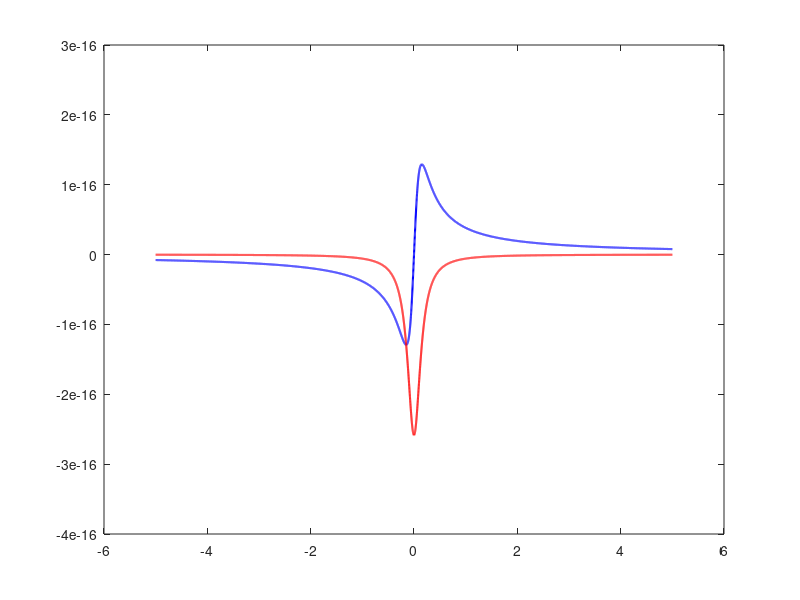

Here is the MATLAB script that generated this plot: (Note: this script raises an error after producing the figure.)
clear;
close all;
ax = gca;

% Parameters
mu41 = 15.68e-29;
hbar = 1.05e-34;
deltap = -5e13:0.001e13:5e13;
deltac = 0;
deltad = 0;
deltab = 0;
phi = 0;
omegac = 1.0e11;
omegap = 2.0e12;
omegad = 0e12;
omegab = 0e12;
g21 = 1.51e11;
g31 = 3.03e12;
g41 = 3.03e12;
k = 1.24e15;
c = 3e8; % Speed of light

% Complex detuning terms
X = (deltap-deltab+(1i/2).*g21);
Y = (deltap-deltad+(1i/2).*g31);
Z = (deltap+(1i/2).*g41);

% Numerator and Denominator terms
Dp = (X.*Z-abs(omegac).^2);
D = (X.*Y.*Z-Z.*abs(omegac).^2-X.*abs(omegad).^2-Y.*abs(omegab).^2+2*(omegac)*(omegad)*(omegab)*cos(phi));
D2 = (Y.*abs(omegab)-abs(omegac*omegad)*exp(1i*phi));
D3 = (X.*abs(omegad)-abs(omegac*omegab)*exp(-1i*phi));
A = ((2.*c.*k)./(omegap));
B = ((abs(Dp).^2+abs(D2).^2+abs(D3).^2)/abs(D).^2);

%chi1=((-A.*Dp)./D);
chi3 = ((A.*Dp)./D)*(abs(mu41).^2/((hbar).^2))*B;

% Plot
red = [0.98 0.52 0];
blue = [0.12 0.61 0.73];
plot(deltap./10.^13,real(chi3), 'blue', 'LineWidth', 1.5);
hold on;
plot(deltap./10.^13,imag(chi3), 'red', 'LineWidth', 1.5);

ax.XAxis.FontSize = 12;
ax.YAxis.FontSize = 12;
%xticks(-500:100:500);
%xticklabels(arrayfun(@(x) sprintf('%d', x/100), -500:100:500, 'UniformOutput', false));
xlabel("Probe freq. (\Delta_p) \times{10^{13}}", 'FontSize', 13, 'FontWeight', 'bold');
ylabel("Third order susceptibility (\chi^{(3)})", 'FontSize', 13, 'FontWeight', 'bold');